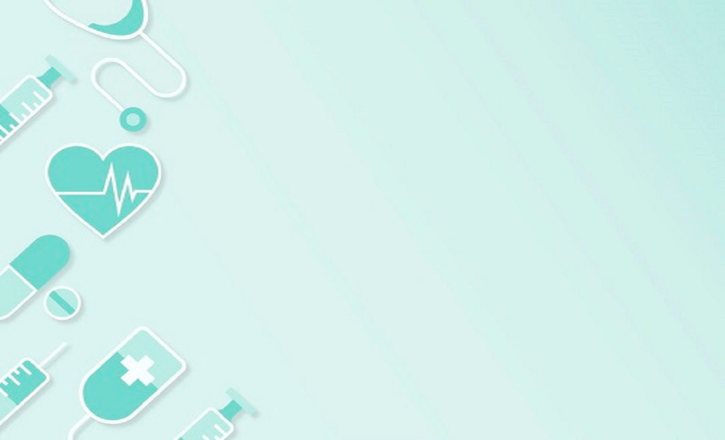
#> input picture wl.jpg, 1450 x 880 px (shown at 1/2 size)
$ python final.py   (older library calls are emulated)
#> lines starting #> are read from the running program, lines starting #| are printed output that depends on the picture
from tkinter import *
from tkinter import messagebox
from PIL import Image, ImageTk
import tkinter as tk

def main():
      root=Tk()
      app=Window1(root)


class Window1:
    def __init__(self, root):
        self.root=root
        root.title("Online Medical Store")
        root.geometry("1550x800+0+0")

        img1=Image.open("wl.jpg")
#> img1 is the input picture: PIL image 1450x880 RGBA; mean R, G, B, A 209.3, 240, 235.8, 255
        img1=img1.resize((1550,800),Image.ANTIALIAS)
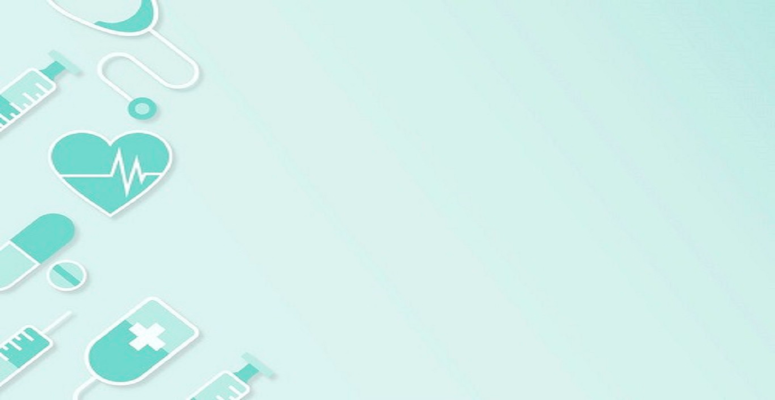
#> img1: PIL image 1550x800 RGBA (shown at 1/2 size); mean R, G, B, A 209.3, 240, 235.8, 255
        Photoimg1=ImageTk.PhotoImage(img1)
        #b1=Button(root,image=Photoimg1,borderwidth=0)
        #b1.place(x=0,y=103,width=1550,height=800)

        lbl_img1=Label(root,image=Photoimg1)
        lbl_img1.place(x=0,y=103,width=1550,height=800)

#> (the run stopped early here; a loop or call above may not have finished)

$ run again, with lab.jpg copied over wl.jpg
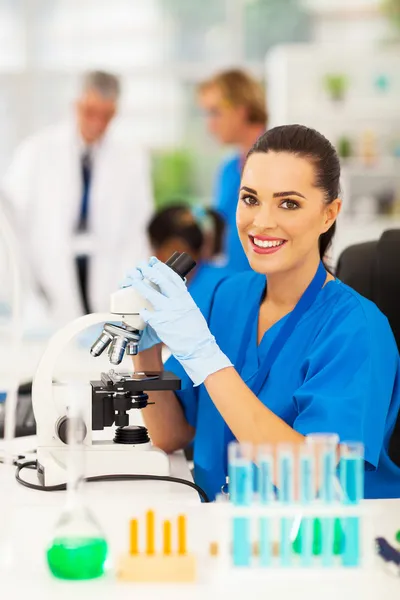
#> input picture lab.jpg, 400 x 600 px
#> in __init__, img1 is the input picture: PIL image 400x600 RGB; mean R, G, B 174, 186.9, 186.4
#> in __init__, `img1=img1.resize((1550,800),Image.ANTIALIAS)`:
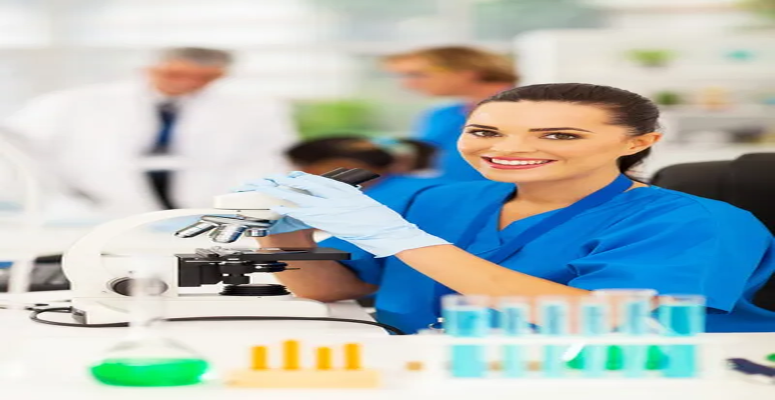
#> img1: PIL image 1550x800 RGB (shown at 1/2 size); mean R, G, B 174, 186.9, 186.4
